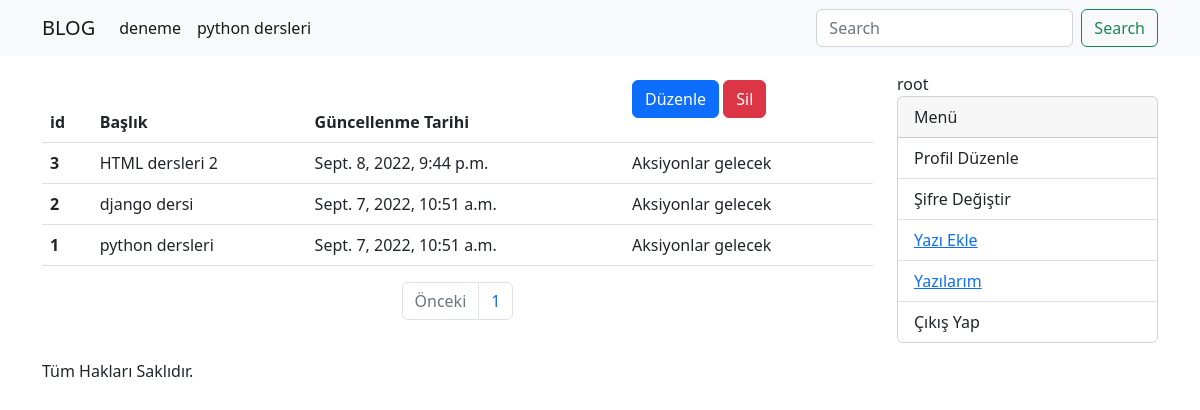
The app's page /yazilarim (signed in) with its own data.
### blog/models/kategori.py (models this page shows, shortened)
class KategoriModel(models.Model):
    isim = models.CharField(max_length=30, blank=False, null=False)
    slug = AutoSlugField(populate_from='isim', unique = True)
    class Meta:
        db_table = 'kategori'
        verbose_name_plural = 'Kategoriler'
        verbose_name ='Kategori'

### blog/models/yazi.py (models this page shows, shortened)
class YazilarModel(DateAbstractModel):
    resim=models.ImageField(upload_to='yazi_resimleri')
    baslik = models.CharField(max_length=50)
    icerik = RichTextField()
    slug = AutoSlugField(populate_from='baslik', unique=True)
    kategoriler = models.ManyToManyField(KategoriModel, related_name='yazi' )
    yazar = models.ForeignKey('account.CustomUserModel', on_delete = models.CASCADE, related_name='yazilar')
    class Meta:
        verbose_name='Yazi'
        verbose_name_plural='Yazilar'
        db_table='Yazi'

### account/models.py (models this page shows)
class CustomUserModel(AbstractUser):
    avatar=models.ImageField(upload_to='avatar/', blank=True, null=True)
    class Meta:
        db_table='user'
        verbose_name='Kullanıcı'
        verbose_name_plural='Kullanıcılar'
    def __str__(self):
        return self.username

### blog/views/yazilarim.py (the view)
# urls.py: path('yazilarim', yazilarim, name='yazilarim'),
@login_required(login_url='/')
def yazilarim(request):
    yazilar = request.user.yazilar.order_by('-id')
    sayfa =  request.GET.get('sayfa')
    paginator = Paginator(yazilar, 5)
    return render(request, 'pages/yazilarim.html', context={
        'yazilar': paginator.get_page(sayfa),
    })

### blog/templatetags/kategori_list.py (called while the page is built)
@register.simple_tag
def kategori_list():
    kategoriler=KategoriModel.objects.all()
    return kategoriler

### blog/templates/pages/yazilarim.html (shortened to what this page needs)
{% extends 'base.html' %}
{% block content %}
<table class="table">
    <thead>
      <tr>
        <th scope="col">id</th>
        <th scope="col">Başlık</th>
        <th scope="col">Güncellenme Tarihi</th>
        <th scope="col">
          <P>
            <a class="btn btn-primary" href="{% url 'yazi-guncelle' slug=yazi.slug %}">Düzenle</a>
            <a class="btn btn-danger" href="{% url 'yazi-sil' slug=yazi.slug %}">Sil</a>
          </P>
        </th>
      </tr>
    </thead>
    <tbody>
        {% for yazi in yazilar %}
            <tr>
                <th scope="row">{{ yazi.id }}</th>
                <td>{{ yazi.baslik }}</td>
                <td>{{ yazi.duzenlenme_tarihi}}</td>
                <td>Aksiyonlar gelecek</td>
            </tr>
        {% empty %}
        <p>Hiç yazı bulunamadı..</p>
        {% endfor %}
    </tbody>
  </table>
<nav aria-label="Page navigation example">
  <ul class="pagination justify-content-center">
    {% if yazilar.has_previous %}
    <li class="page-item ">
      <a class="page-link" href="?sayfa={{yazilar.previous_page_number}}">Önceki</a>
    </li>
    {% else %}
    <li class="page-item disabled">
      <a class="page-link">Önceki</a>
    </li>
    {% endif %}
    <li class="page-item"><a class="page-link" href="#">{{yazilar.number}}</a></li>
  </ul>
</nav>
{% endblock %}

### templates/components/navbar.html (shortened to what this page needs)
{% load kategori_list %}
{% kategori_list as kategoriler %}
<nav class="navbar navbar-expand-lg bg-light">
    <div class="container">
      <a class="navbar-brand" href="{% url 'anasayfa' %}">BLOG</a>
      <div class="collapse navbar-collapse" id="navbarSupportedContent">
        <ul class="navbar-nav me-auto mb-2 mb-lg-0">
          {% for kategori in kategoriler %}
          <li class="nav-item">
            <a class="nav-link active" aria-current="page" href="{% url 'kategori' kategoriSlug=kategori.slug %}">{{ kategori.isim }}</a>
          </li>
          {% endfor %}
        </ul>
        <form acrion="{% url 'anasayfa' %}" class="d-flex" role="search">
          <input class="form-control me-2" name="sorgu" type="search" placeholder="Search" aria-label="Search">
          <button class="btn btn-outline-success"  type="submit">Search</button>
        </form>
      </div>
    </div>
  </nav>

### templates/components/sidebar.html
<div class="col-sm-3">
  {{request.user}}
    <div class="card mb-3">
        <div class="card-header">
          Menü
        </div>
        {% if request.user.is_authenticated %}
          <ul class="list-group list-group-flush">
            <li class="list-group-item">Profil Düzenle</li>
            <li class="list-group-item">Şifre Değiştir</li>
            <li class="list-group-item"><a href="{% url 'yazi-ekle' %}">Yazı Ekle</li>
            <li class="list-group-item"><a href="{% url 'yazilarim' %}">Yazılarım</a></li>
            <li class="list-group-item">Çıkış Yap</li>
          </ul>
        {% else %}
        Login formu gelecek.
        {% endif %}
      </div>
</div>

### records on screen
KategoriModel: isim "deneme"
KategoriModel: isim "python dersleri"
YazilarModel: id "3", baslik "HTML dersleri 2", duzenlenme_tarihi "Sept. 8, 2022, 9:44 p.m."
YazilarModel: id "2", baslik "django dersi", duzenlenme_tarihi "Sept. 7, 2022, 10:51 a.m."
YazilarModel: id "1", baslik "python dersleri", duzenlenme_tarihi "Sept. 7, 2022, 10:51 a.m."
CustomUserModel: user "root"

### other values on screen
{{ yazilar.number }} "1"
